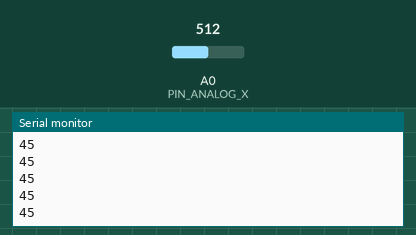
The sketch below on a simulated Arduino Uno, built with avr-gcc and run on an emulated ATmega328P. On the bench: the last lines printed to the serial monitor. Inputs (shaded band) come from the test bench; at power-on: A0 (PIN_ANALOG_X) = 512.

Above: at 1.2 s.
1.3 s: A0 (PIN_ANALOG_X) set to 716
At 2.2 s:
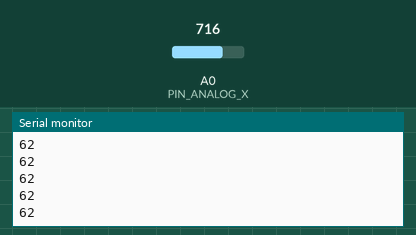
2.8 s: A0 (PIN_ANALOG_X) set to 900
At 3.4 s:
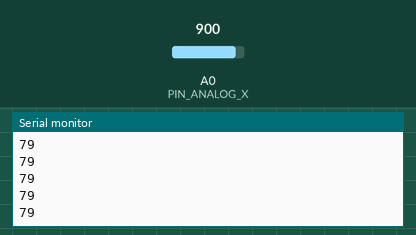
Timing chart, 0 to 5.8 s (numbered marks = the images above; inputs shaded):
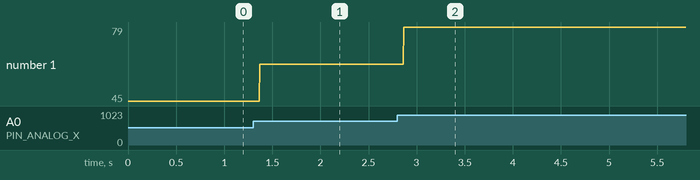

Measured:
- after the input at 1.3 s, the serial monitor: prints a new line after 0.07 s (image 1)
- after the input at 2.8 s, the serial monitor: prints a new line after 0.07 s (image 2)
- plotted number 1: 45 → 62 after the input at 1.3 s, 62 → 79 after the input at 2.8 s

The sketch:

joystick_xbee_remote.ino
```cpp
#include <SoftwareSerial.h>


/*
// Store the Arduino pin associated with each input
const byte PIN_BUTTON_SELECT = 2; // Select button is triggered when joystick is pressed

const byte PIN_BUTTON_RIGHT = 3;
const byte PIN_BUTTON_UP = 4;
const byte PIN_BUTTON_DOWN = 5;
const byte PIN_BUTTON_LEFT = 6;
*/

const byte PIN_ANALOG_X = 0;
const byte PIN_ANALOG_Y = 1;

SoftwareSerial XBee(2, 3); // RX, TX

void setup() {
  Serial.begin(9600);

  XBee.begin(9600);

  //    * HIGH = the button is not pressed
  //    * LOW = the button is pressed
  /*
  pinMode(PIN_BUTTON_RIGHT, INPUT);
  digitalWrite(PIN_BUTTON_RIGHT, HIGH);

  pinMode(PIN_BUTTON_LEFT, INPUT);
  digitalWrite(PIN_BUTTON_LEFT, HIGH);

  pinMode(PIN_BUTTON_UP, INPUT);
  digitalWrite(PIN_BUTTON_UP, HIGH);

  pinMode(PIN_BUTTON_DOWN, INPUT);
  digitalWrite(PIN_BUTTON_DOWN, HIGH);

  pinMode(PIN_BUTTON_SELECT, INPUT);
  digitalWrite(PIN_BUTTON_SELECT, HIGH);
  */
}


void loop() {
  /*
  if (digitalRead(PIN_BUTTON_LEFT) == 0) {
    Serial.println("left button pressed");
  }
  if (digitalRead(PIN_BUTTON_RIGHT) == 0) {
    Serial.println("right button pressed");
  }
  if (digitalRead(PIN_BUTTON_UP) == 0) {
    Serial.println("up button pressed");
  }
  if (digitalRead(PIN_BUTTON_DOWN) == 0) {
    Serial.print("down button pressed");
  }
  */


  //if ((analogRead(PIN_ANALOG_X) < 500) || (analogRead(PIN_ANALOG_X) > 550)) {
    int joystickX = map(analogRead(PIN_ANALOG_X), 0, 1024, 0, 90);
    Serial.println(joystickX);
    //if(XBee.available()) {
      XBee.write(joystickX);
    //} else {
    //  Serial.println("XBee not available");
    //}

  //}
  /*
  if ((analogRead(PIN_ANALOG_Y) < 500) || (analogRead(PIN_ANALOG_Y) > 550)) {
    int joystickY = map(analogRead(PIN_ANALOG_Y), 0, 1024, 0, 90);
    Serial.println(joystickY);
  }
  if (digitalRead(PIN_BUTTON_SELECT) == 0) {
    Serial.println("joystick button pressed");
  }

  if (Serial.available())
  { // If data comes in from serial monitor, send it out to XBee
    XBee.write(Serial.read());
  }
  if (XBee.available())
  { // If data comes in from XBee, send it out to serial monitor
    Serial.write(XBee.read());
  }
  */
}
```
